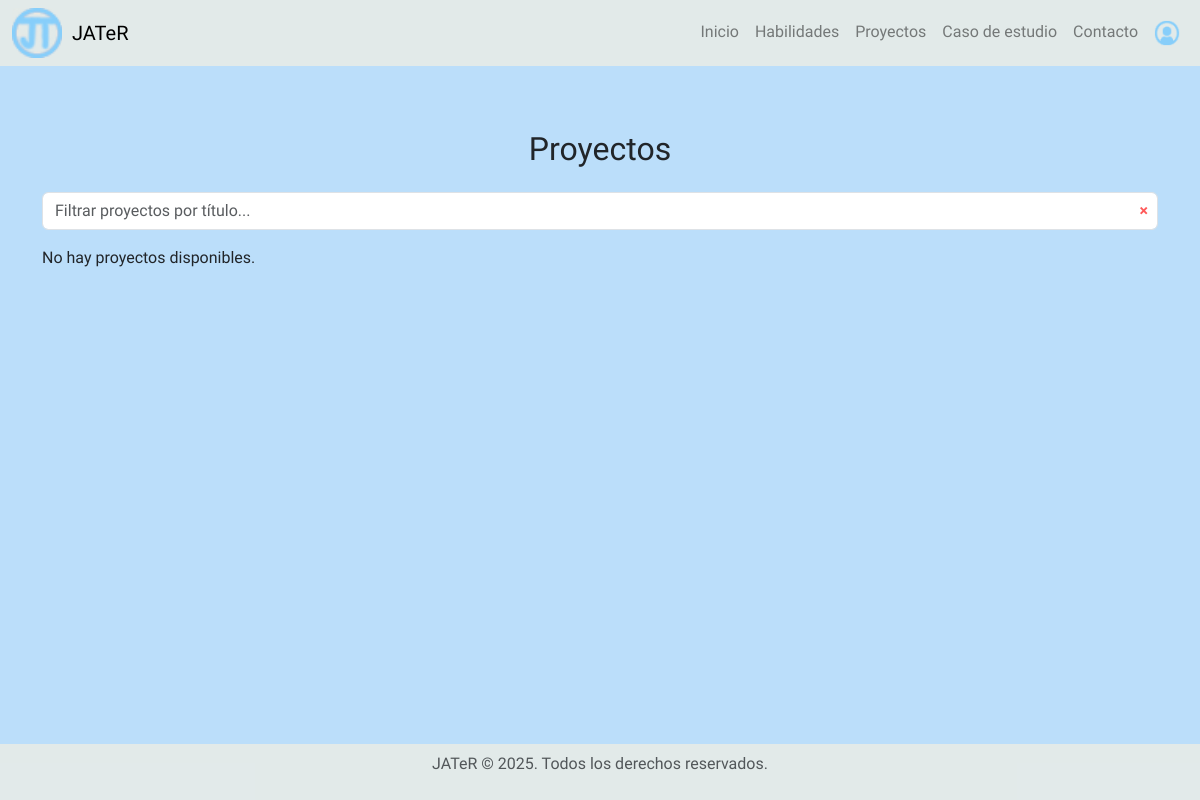
The page /proyecto/ on the database as committed earlier.
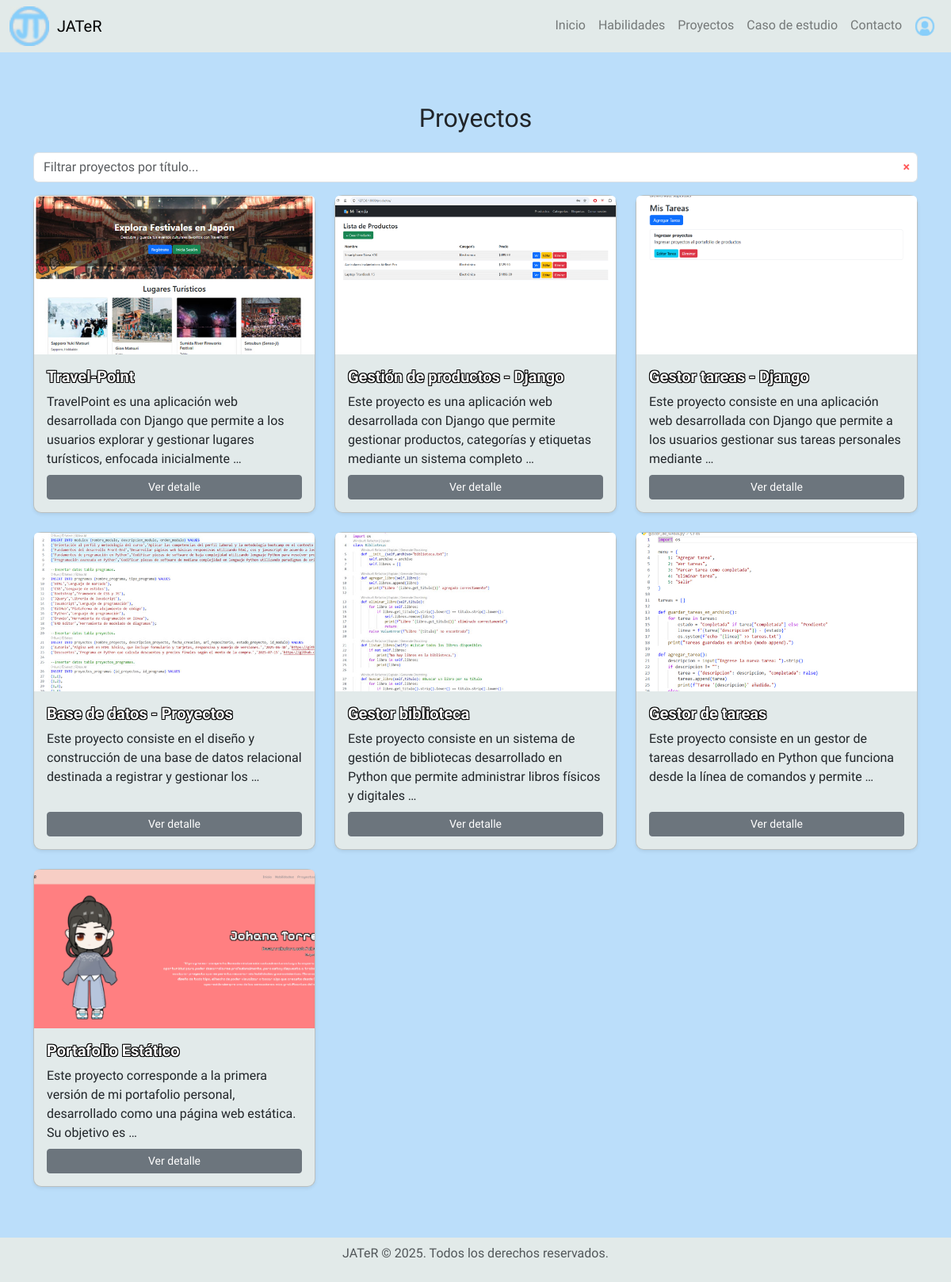
The same page on the database as committed later.
### proyectos/models.py (models this page shows, shortened)
class Proyecto(models.Model):
    titulo = models.CharField(max_length=100)
    descripcion = models.TextField()
    imagen = models.ImageField(upload_to='proyectos/', blank=True, null=True)
    fecha_publicacion = models.DateTimeField(auto_now_add=True)
    demo_url = models.URLField(blank=True, null=True)
    repo_url = models.URLField(blank=True, null=True)
    visible = models.BooleanField(default=True)
    habilidades = models.ManyToManyField(Habilidad, related_name='proyectos')
    class Meta:
        ordering = ['fecha_publicacion']

### proyectos/views.py (the view)
# urls.py: path('proyecto/', views.lista_proyecto, name='lista_proyecto'),
def lista_proyecto(request):
    proyecto = Proyecto.objects.filter(visible=True).order_by('-fecha_publicacion')
    return render(request, "proyectos/lista_proyecto.html", {"proyecto": proyecto})

### proyectos/templates/proyectos/lista_proyecto.html (shortened to what this page needs)
{% extends 'base.html' %}
{% load static %}
{% block content %}
<div class="container my-5">
    <h2 class="mb-4 text-center">Proyectos</h2>
    <div class="filtro-proyectos mb-3 position-relative">
        <input type="text" id="filtroProyecto" class="form-control" placeholder="Filtrar proyectos por título...">
        <span id="clearProyecto" style="position: absolute; right: 10px; top: 50%; transform: translateY(-50%); cursor: pointer; color: #ff5959; font-weight: bold;">×</span>
    </div>
    <div class="row g-4">
        {% for proyecto in proyecto %}
        <div class="project col-md-6 col-lg-4">
            <div class="card shadow-sm h-100">
                {% if proyecto.imagen %}
                <img src="{{ proyecto.imagen.url }}" class="card-img-top" alt="{{ proyecto.titulo }}">
                {% endif %}
                <div class="card-body d-flex flex-column justify-content-between">
                    <div>
                        <h5 class="card-title">{{ proyecto.titulo }}</h5>
                        <p class="card-text">{{ proyecto.descripcion|truncatewords:20 }}</p>
                    </div>
                    <a href="{% url 'detalle_proyecto' proyecto.pk %}" class="btn btn-secondary btn-sm w-100 mt-2">Ver detalle</a>
                </div>
            </div>
        </div>
        {% empty %}
        <p>No hay proyectos disponibles.</p>
        {% endfor %}
    </div>
</div>
{% endblock %}

### proyectos/templates/base.html (shortened to what this page needs)
<!DOCTYPE html>
<html lang="es">
<head>
    {% load static %}
    <link href="https://cdn.jsdelivr.net/npm/bootstrap@5.3.3/dist/css/bootstrap.min.css" rel="stylesheet">
    <link rel="stylesheet" href="{% static 'css/style.css' %}">
</head>
<body>
<div class="d-flex flex-column min-vh-100">
    <nav id="navbar" class="navbar navbar-expand-lg sticky-top">
        <div class="container-fluid">
            <img id="logo" src="{% static 'img/favicon_portafolio_celeste.png' %}" href="{% url 'index' %}" alt="logo" class="logo">
            <a class="navbar-brand" href="{% url 'index' %}">JATeR</a>
            <div class="collapse navbar-collapse" id="navbarNav">
                <ul class="navbar-nav ms-auto">
                    <li class="nav-item">
                        <a href="{% url 'index' %}" class="nav-link opacity-75">Inicio</a>
                    </li>
                    <li class="nav-item">
                        <a href="{% url 'lista_habilidades' %}" class="nav-link opacity-75">Habilidades</a>
                    </li>
                    <li class="nav-item">
                        <a href="{% url 'lista_proyecto' %}" class="nav-link opacity-75">Proyectos</a>
                    </li>
                    <li class="nav-item">
                        <a href="{% url 'caso_disper' %}" class="nav-link opacity-75">Caso de estudio</a>
                    </li>
                    <li class="nav-item">
                        <a href="{% url 'contacto' %}" class="nav-link opacity-75">Contacto</a>
                    </li>
                    <li class="nav-item">
                        {% if user.is_authenticated %}
                            <a class="nav-link" href="{% url 'logout' %}">
                                <img src="{% static 'img/salir_icon_celeste.png' %}" alt="logout" width="26">
                            </a>
                        {% else %}
                            <a class="nav-link" href="{% url 'login' %}">
                                <img src="{% static 'img/persona_icon_celeste.png' %}" alt="user" width="26">
                            </a>
                        {% endif %}
                    </li>
                </ul>
            </div>
        </div>
    </nav>
    <main class="flex-grow-1">
        {% block content %}{% endblock %}
    </main>
    <footer id="footer" class="py-2 mt-3">
        <div class="container-fluid">
            <p class="text-center text-muted">JATeR © 2025. Todos los derechos reservados.</p>
        </div>
    </footer>
</div>
</body>
</html>

### static/css/style.css (style rules this page uses)
body { margin: 0 auto; overflow-x: hidden; background-color: #bbdefa; font-family: 'Pixelify Sans', sans-serif; }
#navbar { background: rgba(243,239,227,0.7); }
#logo { width: 50px; height: 50px; margin-right: 10px; }
.navbar .nav-link img { width: 26px; height: 26px; transition: transform 0.2s ease; }
#footer { background: rgb(243,239,227,0.7); }
.card { background: rgb(243, 239, 227, 0.7); border-radius: 10px; }
.card-title { font-weight: bold; color: white; text-shadow: -1px -1px black, 1px -1px black, -1px 1px black, 1px 1px black; }
.project .card { display: flex; flex-direction: column; height: 100%; }
.project .card-body { display: flex; flex-direction: column; justify-content: space-between; flex-grow: 1; }
.project .card-img-top { object-fit: cover; height: 200px; width: 100%; }

Rows that differ between the two databases and show on the page:
added Proyecto: imagen (picture), titulo "Travel-Point", descripcion "TravelPoint es una aplicación web desarrollada con Django que permite a los usuarios explorar y gestionar lugares turísticos, enfocada inicialmente …"
added Proyecto: imagen (picture), titulo "Gestión de productos - Django", descripcion "Este proyecto es una aplicación web desarrollada con Django que permite gestionar productos, categorías y etiquetas mediante un sistema completo …"
added Proyecto: imagen (picture), titulo "Gestor tareas - Django", descripcion "Este proyecto consiste en una aplicación web desarrollada con Django que permite a los usuarios gestionar sus tareas personales mediante …"
added Proyecto: imagen (picture), titulo "Base de datos - Proyectos", descripcion "Este proyecto consiste en el diseño y construcción de una base de datos relacional destinada a registrar y gestionar los …"
added Proyecto: imagen (picture), titulo "Gestor biblioteca", descripcion "Este proyecto consiste en un sistema de gestión de bibliotecas desarrollado en Python que permite administrar libros físicos y digitales …"
added Proyecto: imagen (picture), titulo "Gestor de tareas", descripcion "Este proyecto consiste en un gestor de tareas desarrollado en Python que funciona desde la línea de comandos y permite …"
added Proyecto: imagen (picture), titulo "Portafolio Estático", descripcion "Este proyecto corresponde a la primera versión de mi portafolio personal, desarrollado como una página web estática. Su objetivo es …"
Other text that changed with them:
text no longer shown: "No hay proyectos disponibles."
